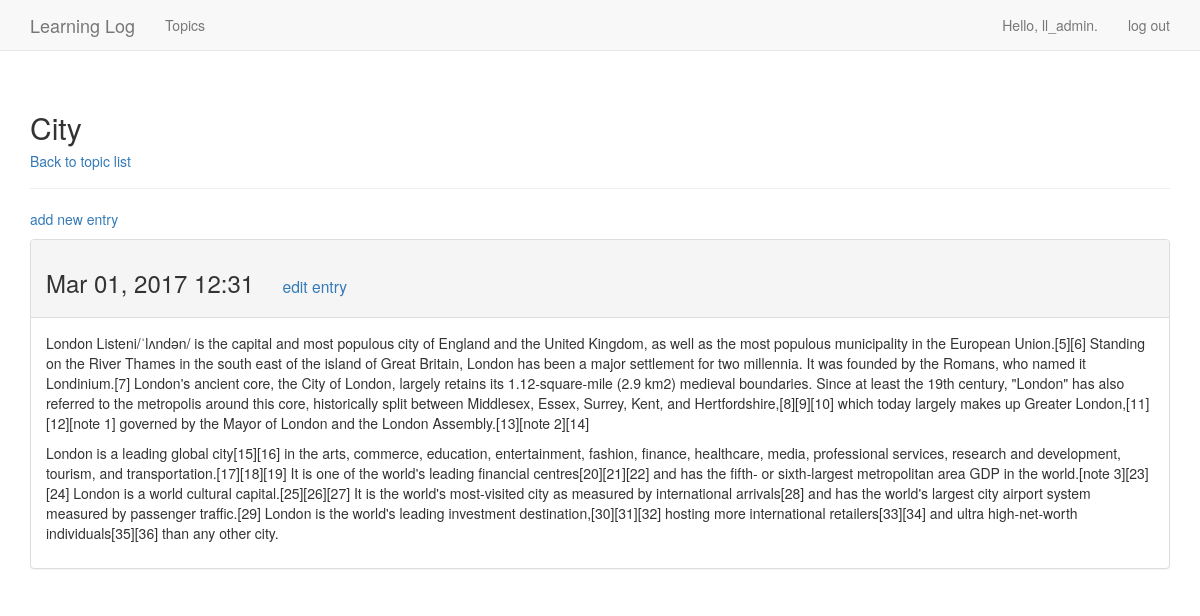
Screenshot of /topics/5/ (signed in) with the database file from the repository.
### learning_logs/models.py (models this page shows, shortened)
class Topic(models.Model):
    text = models.CharField(max_length = 200)
    date_added = models.DateTimeField(auto_now_add = True)
    owner = models.ForeignKey(User)
    def __str__(self):
        return self.text

class Entry(models.Model):
    topic = models.ForeignKey(Topic)
    text = models.TextField()
    date_added = models.DateTimeField(auto_now_add = True)
    class Meta:
        verbose_name_plural = 'entries'

### learning_logs/views.py (the view)
# urls.py: url(r'^topics/(?P<topic_id>\d+)/$', views.topic, name = 'topic'),
@login_required
def topic(request,topic_id):
    topic = Topic.objects.get(id = topic_id)
    if topic.owner != request.user:
        raise Http404
    entries = topic.entry_set.order_by('-date_added')
    context = {'topic' : topic, 'entries' : entries}
    return render(request, 'learning_logs/topic.html', context)

### learning_logs/templates/learning_logs/topic.html (shortened to what this page needs)
{% extends 'learning_logs/base.html' %}
{% block header %}
  <h2>{{ topic }}
    <h5><a href = "{% url 'learning_logs:topics' %}">Back to topic list</a></h5>
  </h2>
{% endblock header %}
{% block content %}
  <p>
    <a href="{% url 'learning_logs:new_entry' topic.id %}">add new entry</a>
  </p>
  {% for entry in entries %}
    <div class="panel panel-default">
      <div class="panel-heading">
        <h3>
          {{ entry.date_added|date:'M d, Y H:i' }}
          <small>
            <a href="{% url 'learning_logs:edit_entry' entry.id %}">
              edit entry</a>
          </small>
        </h3>
      </div>
      <div class="panel-body">
        {{ entry.text|linebreaks }}
      </div>
    </div>
  {% empty %}
    There are no entries for this topic yet.
  {% endfor %}
{% endblock content %}

### learning_logs/templates/learning_logs/base.html (shortened to what this page needs)
{% load bootstrap3 %}
<!DOCTYPE html>
<html lang = "en">
  <head>
    {% bootstrap_css %}
  </head>
  <body>
    <nav class = "navbar navbar-default navbar-static-top">
      <div class = "container">
        <div class="navbar-header">
          <a class="navbar-brand" href="{% url 'learning_logs:index' %}">
              Learning Log</a>
        </div>
        <div id="navbar" class="navbar-collapse collapse">
          <ul class="nav navbar-nav">
            <li><a href="{% url 'learning_logs:topics' %}">Topics</a></li>
          </ul>
          <ul class="nav navbar-nav navbar-right">
            {% if user.is_authenticated %}
              <li><a>Hello, {{ user.username }}.</a></li>
              <li><a href="{% url 'users:logout' %}">log out</a></li>
            {% else %}
              <li><a href="{% url 'users:register' %}">register</a></li>
              <li><a href="{% url 'users:login' %}">log in</a></li>
            {% endif %}
          </ul>
        </div>
      </div>
    </nav>
    <div class="container">
      <div class="page-header">
        {% block header %}{% endblock %}
      </div>
      <div>
        {% block content %}{% endblock %}
      </div>
    </div>
  </body>
</html>

### rows the page displays
Topic: text "City"
Entry: date_added "Mar 01, 2017 12:31", text "London Listeni/ˈlʌndən/ is the capital and most populous city of England and the United Kingdom, as well as the most populous municipality in the European Union.[5][6] Standing on the River Thames in the south east of the island of Great Britain, London has been a major settlement for two millennia. It was founded by the Romans, who named it Londinium.[7] London's ancient core, the City of London, largely retains its 1.12-square-mile (2.9 km2) medieval boundaries. Since at least the 19th century, \"London\" has also referred to the metropolis around this core, historically split between Middlesex, Essex, Surrey, Kent, and Hertfordshire,[8][9][10] which today largely makes up Greater…"

### other values shown
{{ user.username }} "ll_admin"
